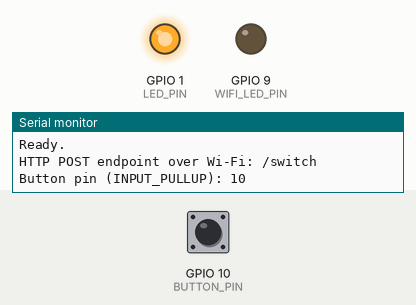
Bench run of a program on a simulated ESP32-C3. Parts: output pins drawn as LEDs (lit = HIGH), the last lines printed to the serial monitor. Dashed ring = blinking. The test bench sets the inputs (shaded band); at power-on: GPIO 10 (BUTTON_PIN) HIGH. WiFi joins after 1.5 s; servers stay silent unless stated. At 7.2 s the program restarts the board; the recording ends there.

Above: at 2.7 s.
2.8 s: GPIO 10 (BUTTON_PIN) pulsed LOW 5 times (0.12 s each, 0.3 s apart)
At 3.2 s:
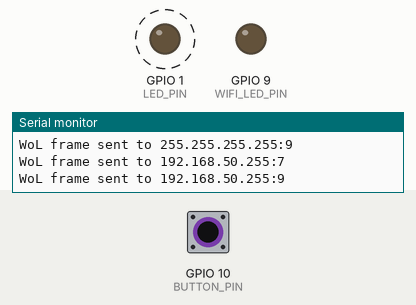
At 3.95 s:
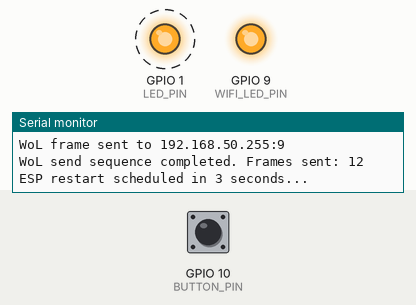
Timing chart, 0 to 7.2 s (numbered marks = the images above; inputs shaded):
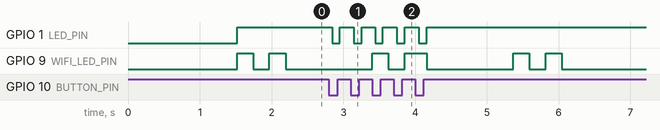

The program:

main.cpp
```cpp
#include <Arduino.h>
#include <SPI.h>
#include <WiFi.h>
#include <ESPAsyncWebServer.h>
#include <EthernetENC.h>
#include <EthernetUdp.h>

// ENC28J60 SPI pins for ESP32-C3 SuperMini.
// Verify these against your particular SuperMini board revision.
#define ETH_SCK   4
#define ETH_MISO  5
#define ETH_MOSI  6
#define ETH_CS    7

#define LED_PIN 1
#define WIFI_LED_PIN 9
#define BUTTON_PIN 10

// Wi-Fi credentials are injected from platformio.ini / wifi_secrets.ini build flags.
#ifndef WIFI_SSID
#define WIFI_SSID ""
#endif

#ifndef WIFI_PASSWORD
#define WIFI_PASSWORD ""
#endif

const char *wifiSsid = WIFI_SSID;
const char *wifiPassword = WIFI_PASSWORD;

// Target Z97 Ethernet MAC.
// TODO: Replace with the MAC address of your server.
byte targetMac[] = {
    0x78, 0x24, 0xAF, 0x45, 0x32, 0x48
};

// Locally administered MAC for the ENC28J60.
// It only needs to be unique on your direct link.
byte localMac[] = {
    0x02, 0x12, 0x34, 0x56, 0x78, 0x9A
};

// Static IPs for a direct ESP32 <-> Z97 Ethernet connection.
// The Z97 does not need an IP while powered off for the WoL frame,
// but the ESP32 needs a local IP for normal Ethernet initialization.
IPAddress localIp(192, 168, 50, 10);
IPAddress z97Ip(192, 168, 50, 20);
IPAddress subnet(255, 255, 255, 0);

EthernetUDP udp;
AsyncWebServer server(80);
unsigned long lastHeartbeatMs = 0;
int pressDurationMs = 200;
bool ledIsOn = true;
const unsigned long buttonDebounceMs = 40;
bool buttonStableState = HIGH;
bool buttonLastReading = HIGH;
unsigned long buttonLastChangeMs = 0;
bool restartArmed = false;
unsigned long restartAtMs = 0;
const unsigned long restartDelayMs = 3000;

IPAddress subnetBroadcast(192, 168, 50, 255);

void updateWifiStatusLed(wl_status_t wifiStatus)
{
    static bool initialized = false;
    static bool lastIsAlertPattern = false;
    static uint8_t disconnectedPhase = 0;
    static bool ledState = LOW;
    static unsigned long phaseStartMs = 0;

    const bool isAlertPattern = (wifiStatus != WL_CONNECTED);

    const unsigned long disconnectedDurationsMs[] = {
        220,  // pulse 1 ON
        220,  // pulse 1 OFF
        220,  // pulse 2 ON
        1200  // short pause (OFF)
    };
    const bool disconnectedStates[] = {HIGH, LOW, HIGH, LOW};

    const unsigned long defaultBlinkOnMs = 200;
    const unsigned long defaultBlinkOffMs = 8000;

    unsigned long now = millis();

    if (!initialized) {
        initialized = true;
        lastIsAlertPattern = isAlertPattern;
        phaseStartMs = now;
        if (isAlertPattern) {
            disconnectedPhase = 0;
            ledState = disconnectedStates[disconnectedPhase];
        } else {
            ledState = HIGH;
        }
        digitalWrite(WIFI_LED_PIN, ledState);
        return;
    }

    if (isAlertPattern != lastIsAlertPattern) {
        lastIsAlertPattern = isAlertPattern;
        phaseStartMs = now;
        if (isAlertPattern) {
            disconnectedPhase = 0;
            ledState = disconnectedStates[disconnectedPhase];
        } else {
            ledState = HIGH;
        }
        digitalWrite(WIFI_LED_PIN, ledState);
        return;
    }

    if (!isAlertPattern) {
        const unsigned long intervalMs = ledState ? defaultBlinkOnMs : defaultBlinkOffMs;
        if (now - phaseStartMs >= intervalMs) {
            phaseStartMs = now;
            ledState = !ledState;
            digitalWrite(WIFI_LED_PIN, ledState);
        }
        return;
    }

    const unsigned long intervalMs = disconnectedDurationsMs[disconnectedPhase];
    if (now - phaseStartMs >= intervalMs) {
        phaseStartMs = now;
        disconnectedPhase = (disconnectedPhase + 1) % 4;
        ledState = disconnectedStates[disconnectedPhase];
        digitalWrite(WIFI_LED_PIN, ledState);
    }
}

void armRestartAfterWol()
{
    restartArmed = true;
    restartAtMs = millis() + restartDelayMs;
    Serial.println("ESP restart scheduled in 3 seconds...");
}

void printMac(const byte *mac)
{
    for (int i = 0; i < 6; ++i) {
        if (i > 0) {
            Serial.print(":");
        }
        if (mac[i] < 16) {
            Serial.print("0");
        }
        Serial.print(mac[i], HEX);
    }
    Serial.println();
}

void connectWiFi()
{
    if (strlen(wifiSsid) == 0 || strlen(wifiPassword) == 0) {
        Serial.println("Wi-Fi credentials are empty. Set [wifi] ssid/password in wifi_secrets.ini.");
        return;
    }

    WiFi.mode(WIFI_STA);
    WiFi.begin(wifiSsid, wifiPassword);

    // Non-blocking: start connection attempt and return immediately.
    Serial.println("Wi-Fi connect started (non-blocking).");
}

int sendWakeOnLan()
{
    uint8_t packet[102];

    // WoL magic packet: FF FF FF FF FF FF
    memset(packet, 0xFF, 6);

    // Followed by the target MAC repeated 16 times.
    for (int i = 0; i < 16; ++i) {
        memcpy(packet + 6 + (i * 6), targetMac, 6);
    }

    Serial.println("Sending Wake-on-LAN packet...");
    Serial.print("Target MAC: ");
    printMac(targetMac);
    Serial.print("Ethernet link: ");
    Serial.println(Ethernet.linkStatus() == LinkON ? "UP" : "DOWN");

    // Some NIC/firmware combinations listen on UDP 7 or 9 and may react only
    // to limited or subnet-directed broadcast packets. Send all combinations.
    const IPAddress destinations[] = {
        IPAddress(255, 255, 255, 255),
        subnetBroadcast
    };
    const uint16_t ports[] = {7, 9};

    int sentCount = 0;
    for (int repeat = 0; repeat < 3; ++repeat) {
        for (size_t i = 0; i < (sizeof(destinations) / sizeof(destinations[0])); ++i) {
            for (size_t j = 0; j < (sizeof(ports) / sizeof(ports[0])); ++j) {
                if (udp.beginPacket(destinations[i], ports[j]) == 1) {
                    udp.write(packet, sizeof(packet));
                    if (udp.endPacket() == 1) {
                        ++sentCount;
                        Serial.print("WoL frame sent to ");
                        Serial.print(destinations[i]);
                        Serial.print(":");
                        Serial.println(ports[j]);
                    } else {
                        Serial.println("udp.endPacket() failed");
                    }
                } else {
                    Serial.println("udp.beginPacket() failed");
                }
            }
        }
        delay(25);
    }

    Serial.print("WoL send sequence completed. Frames sent: ");
    Serial.println(sentCount);

    return sentCount;
}

void setup()
{
    Serial.begin(115200);
    delay(1000);
    Serial.println();
    Serial.println("ESP32-C3 Wi-Fi API + ENC28J60 WoL sender");

    pinMode(LED_PIN, OUTPUT);
    digitalWrite(LED_PIN, LOW);
    pinMode(WIFI_LED_PIN, OUTPUT);
    digitalWrite(WIFI_LED_PIN, LOW);
    pinMode(BUTTON_PIN, INPUT_PULLUP);

    SPI.begin(ETH_SCK, ETH_MISO, ETH_MOSI, ETH_CS);
    Ethernet.init(ETH_CS);
    Serial.println("Starting Ethernet with static IP...");
    Ethernet.begin(localMac, localIp, IPAddress(192, 168, 50, 1), IPAddress(192, 168, 50, 1), subnet);

    delay(500);
    Serial.print("ESP32 IP: ");
    Serial.println(Ethernet.localIP());
    Serial.print("Subnet broadcast: ");
    Serial.println(subnetBroadcast);
    Serial.print("Target MAC configured: ");
    printMac(targetMac);
    Serial.print("Ethernet link: ");
    Serial.println(Ethernet.linkStatus() == LinkON ? "UP" : "DOWN");
    udp.begin(9);

    connectWiFi();

    server.on("/", HTTP_GET, [](AsyncWebServerRequest *request) {
        request->send(200, "text/plain", "OMV-NAS ESP32 WOL API is running.");
    });

    server.on("/switch", HTTP_POST, [](AsyncWebServerRequest *request) {
        int duration = pressDurationMs;
        if (request->hasParam("duration", true)) {
            int arg = request->getParam("duration", true)->value().toInt();
            if (arg >= 50 && arg <= 1000) {
                Serial.print("Setting duration to: ");
                Serial.print(arg);
                Serial.println(" ms");
                duration = arg;
            }
        }

        ledIsOn = false;
        delay(50);
        digitalWrite(LED_PIN, LOW);

        Serial.println("HTTP trigger: /switch -> sending Wake-on-LAN");
        const int sentCount = sendWakeOnLan();
        if (sentCount > 0) {
            armRestartAfterWol();
        }

        delay(duration);
        ledIsOn = true;
        digitalWrite(LED_PIN, HIGH);

        String response = "{\"status\":\"wol_sent\",\"duration\":" + String(duration) +
                          ",\"frames\":" + String(sentCount) + "}";
        request->send(200, "application/json", response);
    });

    server.onNotFound([](AsyncWebServerRequest *request) {
        request->send(404, "application/json", "{\"ok\":false,\"error\":\"not found\"}");
    });

    server.begin();

    Serial.println();
    Serial.println("Ready.");
    Serial.println("HTTP POST endpoint over Wi-Fi: /switch");
    Serial.print("Button pin (INPUT_PULLUP): ");
    Serial.println(BUTTON_PIN);
}

void loop()
{
    const wl_status_t wifiStatus = WiFi.status();
    const bool wifiConnected = (wifiStatus == WL_CONNECTED);

    if (millis() - lastHeartbeatMs >= 3000) {
        lastHeartbeatMs = millis();
        Serial.print("Alive. Wi-Fi: ");
        if (wifiConnected) {
            Serial.print("CONNECTED, IP=");
            Serial.println(WiFi.localIP());
        } else {
            Serial.println("NOT CONNECTED");
        }
    }

    bool buttonReading = (digitalRead(BUTTON_PIN) == LOW) ? LOW : HIGH;
    if (buttonReading != buttonLastReading) {
        buttonLastChangeMs = millis();
        buttonLastReading = buttonReading;
    }

    if ((millis() - buttonLastChangeMs) >= buttonDebounceMs &&
        buttonReading != buttonStableState) {
        buttonStableState = buttonReading;
        if (buttonStableState == LOW) {
            Serial.println("Button pressed: sending Wake-on-LAN");
            ledIsOn = false;
            digitalWrite(LED_PIN, LOW);
            const int sentCount = sendWakeOnLan();
            if (sentCount > 0) {
                armRestartAfterWol();
            }
            ledIsOn = true;
            digitalWrite(LED_PIN, HIGH);
        }
    }

    if (restartArmed && static_cast<long>(millis() - restartAtMs) >= 0) {
        Serial.println("Restarting ESP32 now.");
        delay(50);
        ESP.restart();
    }

    updateWifiStatusLed(wifiStatus);

    digitalWrite(LED_PIN, ledIsOn ? HIGH : LOW);
    delay(10);
}
```

Measured:
- after the input at 2.8 s, GPIO 1 (LED_PIN): alternates HIGH for 0.20 s and LOW for 0.11 s, 10 changes in all, then stays HIGH, starting at once
